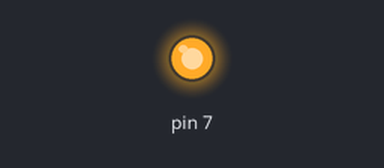
This sketch was run on a simulated Arduino Uno, built with avr-gcc and run on an emulated ATmega328P. On the bench: output pins drawn as LEDs (lit = HIGH).

Above: at 0.1 s.
Timing chart, 0 to 1.6 s (numbered marks = the images above):
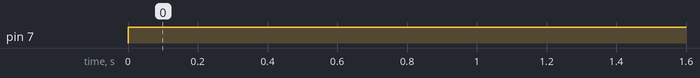

Measured:
- by itself, pin 7: LOW → HIGH at 0.00 s

The sketch:

10_16520036_01a.ino
```cpp
int RedLED = 0;

void setup()
{
  pinMode(7,OUTPUT);
}

void loop()
{
  digitalWrite(7,HIGH);
  delay(10); // Delay a little bit to improve simulation
}
```
